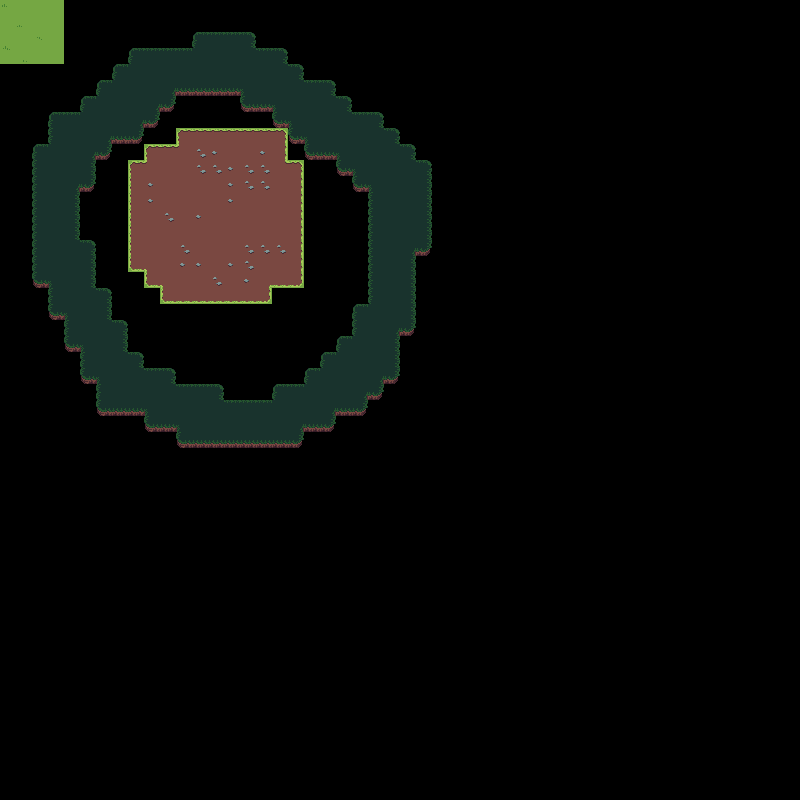

Tiled map render using the project's own tile images. Description and the map definition, with tile-layer contents summarised, below:
An orthogonal 50x50 tile map with 16x16 px tiles, 2 tile layers (Paths, Walls), 2 tilesets, 1 image layer and 1 object.

<map version="1.10" tiledversion="1.10.1" orientation="orthogonal" renderorder="right-down" width="50" height="50" tilewidth="16" tileheight="16" infinite="0" nextlayerid="5" nextobjectid="2">
 <editorsettings>
  <export target="World2.lua" format="lua" />
 </editorsettings>
 <tileset firstgid="1" source="Path.tsx" />
 <tileset firstgid="56" source="Walls.tsx" />
 <imagelayer id="4" name="Background" repeatx="1" repeaty="1">
  <image source="Background.png" width="64" height="64" />
 </imagelayer>
 <layer id="1" name="Paths" width="50" height="50">
  <data>[2500 cells, 110 non-empty, 17 distinct tile ids]</data>
 </layer>
 <layer id="3" name="Walls" width="50" height="50">
  <data>[2500 cells, 259 non-empty, 17 distinct tile ids]</data>
 </layer>
 <objectgroup id="2" name="Objects">
  <object id="1" template="Player.tx" x="203" y="224.5" />
 </objectgroup>
</map>
